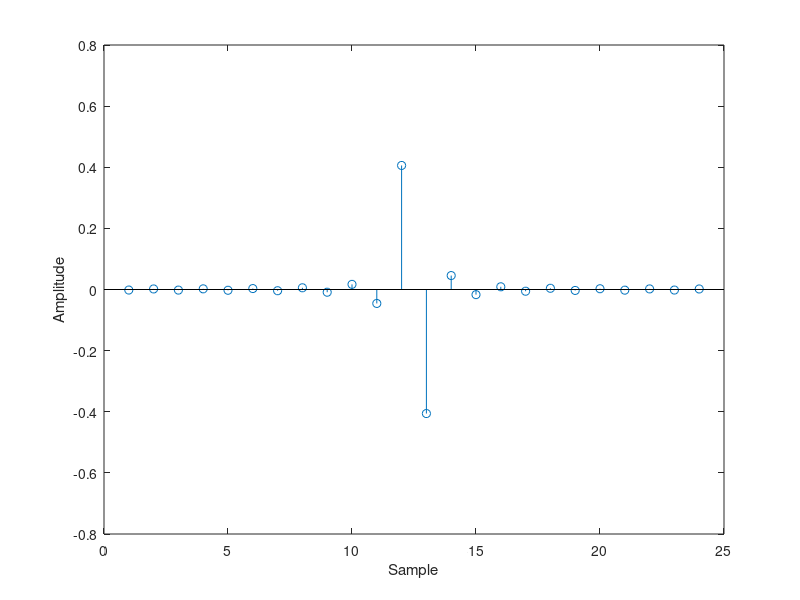

The MATLAB source for this figure:
function LVDifferentiatorLen24
% LVDifferentiatorLen24
%
% Author: F. W. Isen
% Copyright 2009 by Morgan & Claypool
Bins = pi*( [ 0, j*(1:1:11)*2/24, j*12*2/24, j*(-11:1:-1)*2/24 ] )
L = length(Bins); M = (L-1)/2;
kZeroPosBns = 0:1:ceil(M); kNegBns = ceil(M)+1:1:L-1;
angVec = [-2*pi*kZeroPosBns*M/L,2*pi*(L-kNegBns)*M/L];
PhaseFac = exp(j*angVec); NetBins = Bins.*PhaseFac; 
Imp = (1/pi)*real(ifft(NetBins))
figure(98); stem(Imp); xlabel('Sample'); ylabel('Amplitude')